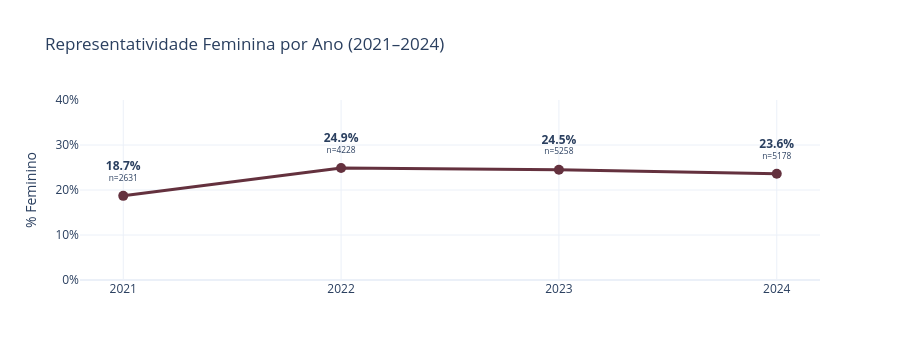

Notebook source saved alongside this figure:
### Markdown cell above
### 2.1 — Representatividade feminina ao longo dos anos

### Code cell
tab = pd.crosstab(df['ano_pesquisa'], df['genero']).reindex(ANOS)
pct_fem = tab['Feminino'].div(tab.sum(axis=1)).mul(100)
 
fig = go.Figure(go.Scatter(
    x=ANOS,
    y=pct_fem,
    mode='lines+markers+text',
    text=[
        f'<b>{v:.1f}%</b><br><sup>n={int(n)}</sup>'
        for v, n in zip(pct_fem, tab.sum(axis=1))
    ],
    textposition='top center',
    line=dict(color=CORES_GENERO['Feminino'], width=3),
    marker=dict(size=10),
))
 
fig = fmt(fig, 'Representatividade Feminina por Ano (2021–2024)', height=360)
fig.update_yaxes(title='% Feminino', ticksuffix='%', range=[0, 40])
fig.show()

### Figure 1 — Plotly figure (JSON) as saved in the notebook; plotly's stock layout.template omitted (floating-point values rounded to 4 significant figures)
{"data": [{"line": {"color": "#64313E", "width": 3}, "marker": {"size": 10}, "mode": "lines+markers+text", "text": ["<b>18.7%</b><br><sup>n=2631</sup>", "<b>24.9%</b><br><sup>n=4228</sup>", "<b>24.5%</b><br><sup>n=5258</sup>", "<b>23.6%</b><br><sup>n=5178</sup>"], "textposition": "top center", "type": "scatter", "x": ["2021", "2022", "2023", "2024"], "y": [18.7, 24.88, 24.52, 23.6]}], "layout": {"height": 360, "legend": {"orientation": "h", "x": 1, "xanchor": "right", "y": 1.02}, "title": {"text": "Representatividade Feminina por Ano (2021–2024)"}, "yaxis": {"range": [0, 40], "ticksuffix": "%", "title": {"text": "% Feminino"}}}}
